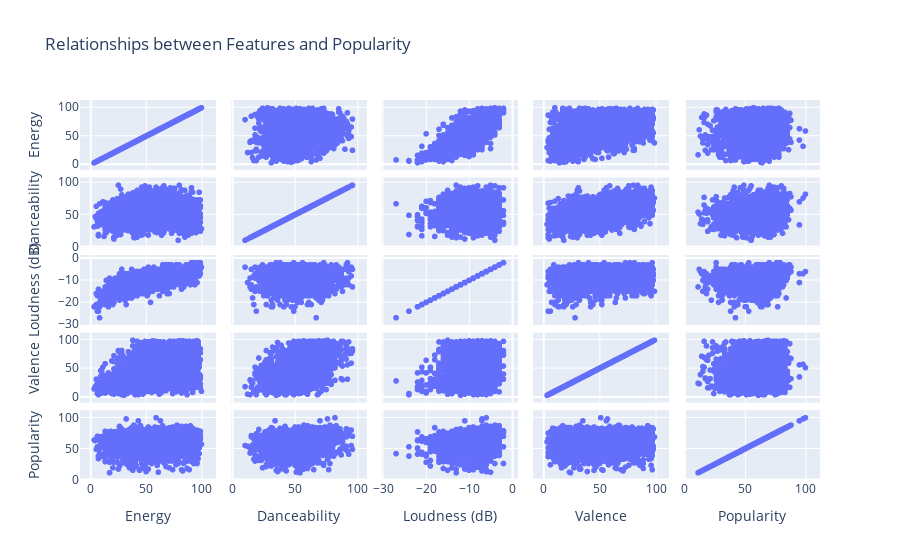

Notebook code cell kept with this figure:
### Markdown cell above
Key Correlations in Music Features:

Strongest Relationships:
- `Energy` and `Loudness`: Strong positive correlation (`0.74`) - louder songs tend to be more energetic
- `Energy` and `Acousticness`: Strong negative correlation (`-0.67`) - energetic songs are typically less acoustic
- `Danceability` and `Valence`: Moderate positive correlation (`0.51`) - danceable songs tend to be more positive/upbeat

Interesting Findings:
- `Popularity` has weak correlations with all features (all below `0.2`), suggesting popular songs can have varied characteristics
- `BPM` (tempo) surprisingly shows little correlation with other features, meaning fast or slow songs can have any characteristics
- `Length` of songs shows minimal correlation with other features, indicating song duration is independent of musical style

The red squares show perfect correlations (features with themselves), while blue indicates negative correlations and pink/red shows positive ones.

### Code cell
# Scatter plots of different features vs popularity
features_to_plot = ['Energy', 'Danceability', 'Loudness (dB)', 'Valence']

fig = px.scatter_matrix(df,
                       dimensions=features_to_plot + ['Popularity'],
                       title='Relationships between Features and Popularity')
print("\nFeature relationships with Popularity:")
fig.show()

### Figure 1 — Plotly figure (JSON) as saved in the notebook; plotly's stock layout.template omitted (floating-point values rounded to 4 significant figures; data arrays with more than 128 entries replaced by an {"elided": "..."} marker saying what was removed)
{"data": [{"dimensions": [{"axis": {"matches": true}, "label": "Energy", "values": {"elided": "1994 int values"}}, {"axis": {"matches": true}, "label": "Danceability", "values": {"elided": "1994 int values"}}, {"axis": {"matches": true}, "label": "Loudness (dB)", "values": {"elided": "1994 int values"}}, {"axis": {"matches": true}, "label": "Valence", "values": {"elided": "1994 int values"}}, {"axis": {"matches": true}, "label": "Popularity", "values": {"elided": "1994 int values"}}], "hovertemplate": "%{xaxis.title.text}=%{x}<br>%{yaxis.title.text}=%{y}<extra></extra>", "legendgroup": "", "marker": {"color": "#636efa", "symbol": "circle"}, "name": "", "showlegend": false, "type": "splom"}], "layout": {"dragmode": "select", "legend": {"tracegroupgap": 0}, "title": {"text": "Relationships between Features and Popularity"}}}
